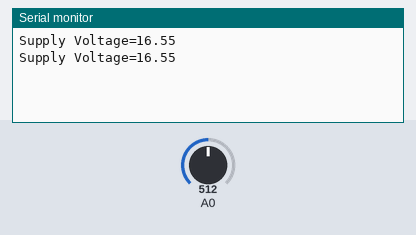
The sketch below on a simulated Arduino Uno, built with avr-gcc and run on an emulated ATmega328P. Shown: the last lines printed to the serial monitor. The inputs (shaded band) are chosen by the test bench; at power-on: A0 = 512.

Above: at 1.8 s.
1.9 s: A0 set to 716
At 2.8 s:
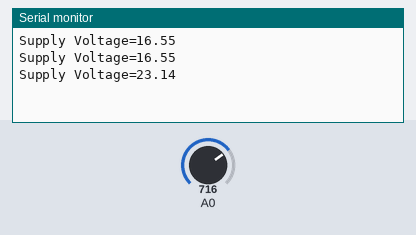
3.4 s: A0 set to 900
At 4.4 s:
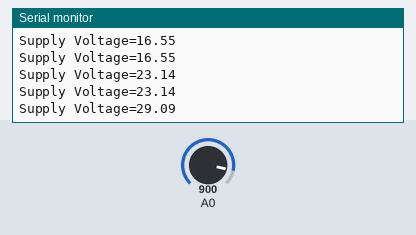
Timing chart, 0 to 6.4 s (numbered marks = the images above; inputs shaded):
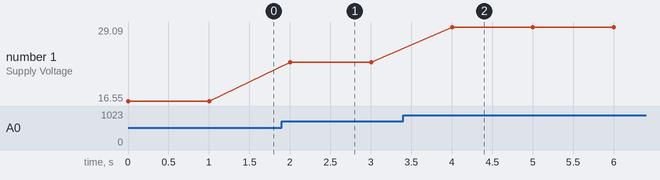

The sketch:

PowerMonitor.ino
```cpp
float supply = 0;
float Arduino_in = 0;
int Analog_read  = 0;


void setup() {
  // put your setup code here, to run once:
  Serial.begin(9600);

}

void loop() {
  // put your main code here, to run repeatedly:
Analog_read = analogRead(A0);
Arduino_in = (Analog_read * 5.0)/1024;

supply = 6.620 * Arduino_in; // Multiplying Arduinoin by conversion factor to get Supply Voltage
Serial.print("Supply Voltage=");
Serial.println(supply);
delay(1000);
}
```

Measured:
- after the input at 1.9 s, the serial monitor: prints a new line after 0.10 s (image 1)
- after the input at 3.4 s, the serial monitor: prints a new line after 0.60 s (image 2)
- plotted number 1: 16.55 → 23.14 after the input at 1.9 s, 23.14 → 29.09 after the input at 3.4 s
